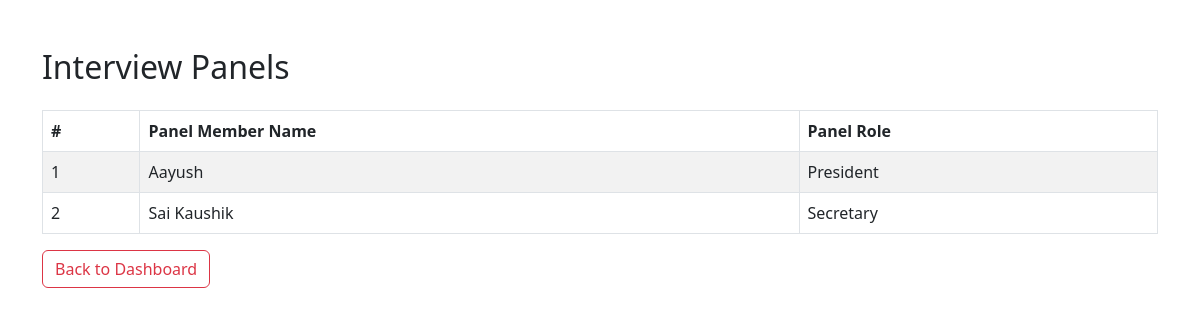
Screenshot of /interview-panels/ with the database file from the repository.
### management/models.py (models this page shows, shortened)
class InterviewPanel(models.Model):
    member_name = models.CharField(max_length=255)
    role = models.CharField(max_length=50)
    password = models.CharField(max_length=200,default="ABC//123")

### management/views.py (the view)
# urls.py: path('interview-panels/', interview_panels, name='interview_panels'),
def interview_panels(request):
    panels = InterviewPanel.objects.all()
    return render(request, 'interview_panels.html', {'panels': panels})

### management/templates/interview_panels.html
{% extends 'base.html' %}
{% block body %}
<div class="container mt-5">
    <h2 class="mb-4">Interview Panels</h2>
    <table class="table table-bordered table-striped">
        <thead class="thead-dark">
            <tr>
                <th>#</th>
                <th>Panel Member Name</th>
                <th>Panel Role</th>
            </tr>
        </thead>
        <tbody>
            {% for panel in panels %}
                <tr>
                    <td>{{ forloop.counter }}</td>
                    <td>{{ panel.member_name }}</td>
                    <td>{{ panel.role }}</td>
                </tr>
            {% empty %}
                <tr>
                    <td colspan="4" class="text-center">No interview panels found.</td>
                </tr>
            {% endfor %}
        </tbody>
    </table>
    <a href="{% url 'dashboard' %}" class="btn btn-outline-danger">Back to Dashboard</a>
</div>
{% endblock %}

### rows the page displays
InterviewPanel: member_name "Aayush", role "President"
InterviewPanel: member_name "Sai Kaushik", role "Secretary"
